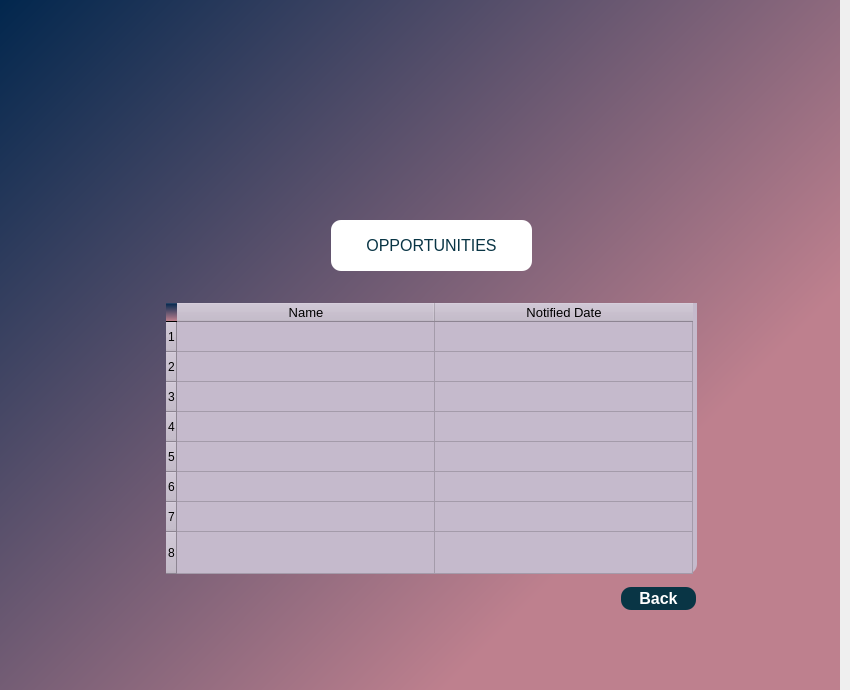
<?xml version="1.0" encoding="UTF-8"?>
<ui version="4.0">
 <class>MainWindow</class>
 <widget class="QMainWindow" name="MainWindow">
  <property name="geometry">
   <rect>
    <x>0</x>
    <y>0</y>
    <width>850</width>
    <height>690</height>
   </rect>
  </property>
  <property name="minimumSize">
   <size>
    <width>850</width>
    <height>690</height>
   </size>
  </property>
  <property name="maximumSize">
   <size>
    <width>850</width>
    <height>690</height>
   </size>
  </property>
  <property name="windowTitle">
   <string>MainWindow</string>
  </property>
  <property name="styleSheet">
   <string notr="true"/>
  </property>
  <widget class="QWidget" name="centralwidget">
   <widget class="QWidget" name="widget" native="true">
    <property name="geometry">
     <rect>
      <x>-10</x>
      <y>0</y>
      <width>850</width>
      <height>690</height>
     </rect>
    </property>
    <property name="minimumSize">
     <size>
      <width>850</width>
      <height>690</height>
     </size>
    </property>
    <property name="maximumSize">
     <size>
      <width>850</width>
      <height>690</height>
     </size>
    </property>
    <property name="font">
     <font>
      <family>Tahoma</family>
      <pointsize>12</pointsize>
      <weight>75</weight>
      <bold>true</bold>
     </font>
    </property>
    <property name="styleSheet">
     <string notr="true">background-color:#be808e;
background-color: qlineargradient(spread:pad, x1:0, y1:0, x2:0.813, y2:0.653409, stop:0#00264d, stop:1#be808e);</string>
    </property>
    <widget class="QLabel" name="infotext">
     <property name="geometry">
      <rect>
       <x>341</x>
       <y>220</y>
       <width>201</width>
       <height>51</height>
      </rect>
     </property>
     <property name="font">
      <font>
       <family>Tahoma</family>
       <pointsize>12</pointsize>
       <weight>50</weight>
       <italic>false</italic>
       <bold>false</bold>
       <underline>false</underline>
      </font>
     </property>
     <property name="styleSheet">
      <string notr="true">font: 12pt &quot;Tahoma&quot;;
border-radius:10px;
color:#093545;
background-color:white;
text-align: center;</string>
     </property>
     <property name="text">
      <string>&lt;html&gt;&lt;head/&gt;&lt;body&gt;&lt;p align=&quot;center&quot;&gt;OPPORTUNITIES&lt;/p&gt;&lt;/body&gt;&lt;/html&gt;</string>
     </property>
    </widget>
    <widget class="QLabel" name="uetlogo">
     <property name="geometry">
      <rect>
       <x>68</x>
       <y>50</y>
       <width>111</width>
       <height>101</height>
      </rect>
     </property>
     <property name="sizePolicy">
      <sizepolicy hsizetype="Preferred" vsizetype="Preferred">
       <horstretch>0</horstretch>
       <verstretch>63</verstretch>
      </sizepolicy>
     </property>
     <property name="minimumSize">
      <size>
       <width>0</width>
       <height>0</height>
      </size>
     </property>
     <property name="styleSheet">
      <string notr="true">background-color:none;</string>
     </property>
     <property name="text">
      <string/>
     </property>
     <property name="pixmap">
      <pixmap>src/uetlogo.png</pixmap>
     </property>
     <property name="scaledContents">
      <bool>true</bool>
     </property>
    </widget>
    <widget class="QTableWidget" name="OPPORTUNITIEStable">
     <property name="geometry">
      <rect>
       <x>176</x>
       <y>303</y>
       <width>531</width>
       <height>271</height>
      </rect>
     </property>
     <property name="styleSheet">
      <string notr="true">background-color:#c5bacc;
 border-radius: 10px ;
self.tablewidget.setColumWidth:(0,233);</string>
     </property>
     <property name="showGrid">
      <bool>true</bool>
     </property>
     <property name="gridStyle">
      <enum>Qt::SolidLine</enum>
     </property>
     <property name="sortingEnabled">
      <bool>true</bool>
     </property>
     <property name="rowCount">
      <number>8</number>
     </property>
     <property name="columnCount">
      <number>2</number>
     </property>
     <attribute name="horizontalHeaderVisible">
      <bool>true</bool>
     </attribute>
     <attribute name="horizontalHeaderDefaultSectionSize">
      <number>258</number>
     </attribute>
     <attribute name="verticalHeaderCascadingSectionResizes">
      <bool>false</bool>
     </attribute>
     <attribute name="verticalHeaderDefaultSectionSize">
      <number>30</number>
     </attribute>
     <attribute name="verticalHeaderShowSortIndicator" stdset="0">
      <bool>false</bool>
     </attribute>
     <attribute name="verticalHeaderStretchLastSection">
      <bool>true</bool>
     </attribute>
     <row/>
     <row/>
     <row/>
     <row/>
     <row/>
     <row/>
     <row/>
     <row/>
     <column>
      <property name="text">
       <string>Name</string>
      </property>
      <property name="font">
       <font>
        <family>Tahoma</family>
        <pointsize>10</pointsize>
        <weight>50</weight>
        <bold>false</bold>
       </font>
      </property>
     </column>
     <column>
      <property name="text">
       <string>Notified Date</string>
      </property>
      <property name="font">
       <font>
        <pointsize>10</pointsize>
        <weight>50</weight>
        <bold>false</bold>
       </font>
      </property>
     </column>
    </widget>
    <widget class="QPushButton" name="back_button">
     <property name="geometry">
      <rect>
       <x>631</x>
       <y>587</y>
       <width>75</width>
       <height>23</height>
      </rect>
     </property>
     <property name="mouseTracking">
      <bool>true</bool>
     </property>
     <property name="styleSheet">
      <string notr="true">background-color:#093545;
border-radius:10px;
color:white;
font: 75 10pt &quot;Tahoma&quot;;
letter-spacing: 2 px;</string>
     </property>
     <property name="text">
      <string>Back</string>
     </property>
    </widget>
    <widget class="QLabel" name="cslogo">
     <property name="geometry">
      <rect>
       <x>679</x>
       <y>47</y>
       <width>111</width>
       <height>101</height>
      </rect>
     </property>
     <property name="sizePolicy">
      <sizepolicy hsizetype="Preferred" vsizetype="Preferred">
       <horstretch>0</horstretch>
       <verstretch>63</verstretch>
      </sizepolicy>
     </property>
     <property name="minimumSize">
      <size>
       <width>0</width>
       <height>0</height>
      </size>
     </property>
     <property name="styleSheet">
      <string notr="true">background-color:none;</string>
     </property>
     <property name="text">
      <string/>
     </property>
     <property name="pixmap">
      <pixmap>src/cs.png</pixmap>
     </property>
     <property name="scaledContents">
      <bool>true</bool>
     </property>
    </widget>
   </widget>
  </widget>
 </widget>
 <resources/>
 <connections/>
</ui>
